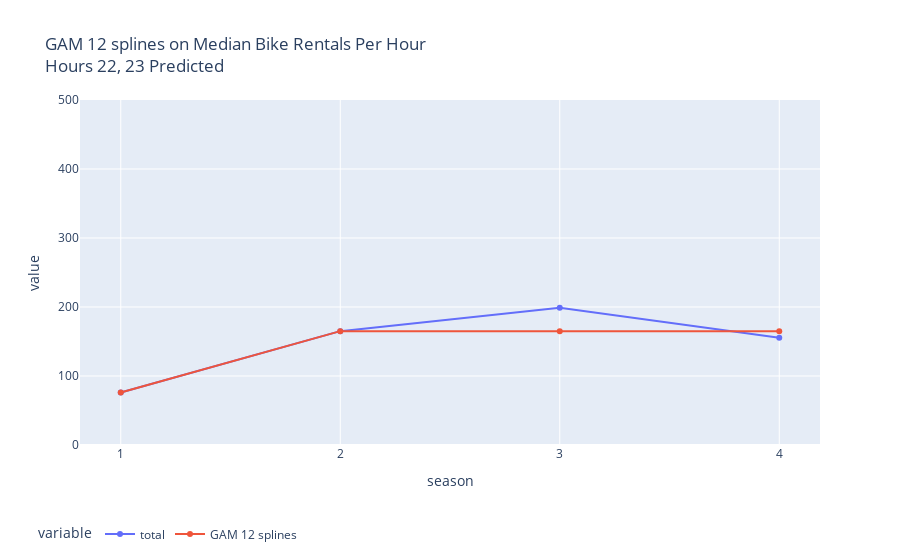

Notebook code for this chart:
### Code cell
plot = px.scatter(data_frame=median_df,
                  x=col,
                  y=['total',f'GAM {splines} splines'],
                 title=f'GAM {splines} splines on Median Bike Rentals Per Hour <br>Hours 22, 23 Predicted')

for i in plot.data:
    i.update(mode='markers+lines')

plot.update_layout(xaxis={'dtick':1},showlegend=True,
                   legend=dict(
                                orientation="h",
                                yanchor="bottom",
                                xanchor="right",x=.3,y=-.3))
plot.update_yaxes(range=[0,500])
# dp.Report(dp.Plot(plot)).publish(name='GAM on Median Bike Rentals Per Hour',open=True,visibility=dp.Visibility.PUBLIC)
plot

### Figure 1 — Plotly figure (JSON) as saved in the notebook; plotly's stock layout.template omitted (floating-point values rounded to 4 significant figures)
{"data": [{"hovertemplate": "variable=total<br>season=%{x}<br>value=%{y}<extra></extra>", "legendgroup": "total", "marker": {"color": "#636efa", "symbol": "circle"}, "mode": "markers+lines", "name": "total", "orientation": "v", "showlegend": true, "type": "scatter", "x": [1, 2, 3, 4], "xaxis": "x", "y": [76, 165, 199, 155.5], "yaxis": "y"}, {"hovertemplate": "variable=GAM 12 splines<br>season=%{x}<br>value=%{y}<extra></extra>", "legendgroup": "GAM 12 splines", "marker": {"color": "#EF553B", "symbol": "circle"}, "mode": "markers+lines", "name": "GAM 12 splines", "orientation": "v", "showlegend": true, "type": "scatter", "x": [1, 2, 3, 4], "xaxis": "x", "y": [76.0, 165.0, 165.0, 165.0], "yaxis": "y"}], "layout": {"legend": {"orientation": "h", "title": {"text": "variable"}, "tracegroupgap": 0, "x": 0.3, "xanchor": "right", "y": -0.3, "yanchor": "bottom"}, "showlegend": true, "title": {"text": "GAM 12 splines on Median Bike Rentals Per Hour <br>Hours 22, 23 Predicted"}, "xaxis": {"anchor": "y", "domain": [0, 1], "dtick": 1, "title": {"text": "season"}}, "yaxis": {"anchor": "x", "domain": [0, 1], "range": [0, 500], "title": {"text": "value"}}}}
